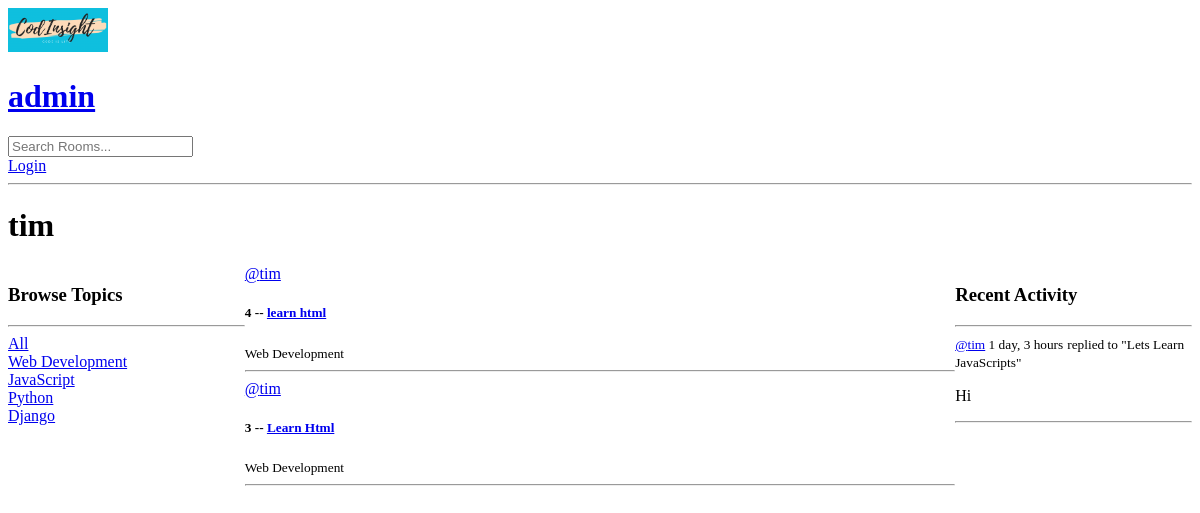
The app's page /profile/2/ with its own data.
### base/models.py (models this page shows, shortened)
class Topic(models.Model):
    name = models.CharField(max_length=200)

class Room(models.Model):
    host = models.ForeignKey(User, on_delete=models.SET_NULL, null=True)
    topic = models.ForeignKey(Topic, on_delete=models.SET_NULL, null=True)
    name = models.CharField(max_length=200)
    description = models.TextField(null=True, blank=True)
    participants = models.ManyToManyField(User, related_name='rooms', blank=True)
    updated = models.DateTimeField(auto_now=True)
    created = models.DateTimeField(auto_now_add=True)
    class Meta:
        ordering = ['-updated', '-created']
    def __str__(self):
        return self.name

class Message(models.Model):
    user = models.ForeignKey(User, on_delete=models.CASCADE)
    room = models.ForeignKey(Room, on_delete=models.CASCADE)
    body = models.TextField()
    updated = models.DateTimeField(auto_now=True)
    created = models.DateTimeField(auto_now_add=True)
    class Meta:
        ordering = ['-updated', '-created']
    def __str__(self):
        return self.body[0: 50]

### base/views.py (the view)
# urls.py: path('profile/<str:pk>/', views.userProfile, name="user-profile"),
def userProfile(request, pk):
    user = User.objects.get(id=pk)
    rooms = user.room_set.all()
    room_messages = user.message_set.all()
    topics = Topic.objects.all()
    context = {
        'user': user,
        'rooms': rooms,
        'room_messages': room_messages,
        'topics': topics,
    }
    return render(request, 'base/profile.html', context)

### base/templates/base/profile.html (shortened to what this page needs)
{% extends 'main.html' %}
{% block content%}
<h1>{{user.username}}</h1>
<div class="profile-container">
    <div>
        {% include 'base/topics.html'%}
    </div>
    <div>
        {% include 'base/feed.html' %}
    </div>
    <div>
        {% include 'base/activity.html' %}
    </div>
</div>
{% endblock%}

### base/templates/base/topics.html
<h3>Browse Topics</h3>
<hr>
<div>
    <a href="{%url 'homeAsViewName' %}">All</a>
</div>
{% for topic in topics %}
<div>
    <a href="{%url 'homeAsViewName' %}?q={{topic.name}}">{{topic.name}}</a>
</div>
{% endfor %}

### base/templates/base/feed.html (shortened to what this page needs)
<div class="">
    {% for room in rooms %}
        <div>
            <a href="{% url 'user-profile' room.host.id %}">@{{room.host.username}}</a>
            <h5>{{room.id}} -- <a href="{% url 'room' room.id%}">{{room.name}}</a> </h5>
            <small>{{room.topic.name}}</small>
        </div>
        <hr>
    {% endfor %}
</div>

### base/templates/base/activity.html (shortened to what this page needs)
<h3>Recent Activity</h3>
<hr>
{% for message in room_messages %}
<div>
    <small> <a href="{% url 'user-profile' message.user.id%}">@{{message.user}}</a>  {{message.created|timesince}}</small>
    <small>replied to "{{message.room}}"</small>
    <p>{{message}}</p>
    <hr>
</div>
{% endfor%}

### base/templates/base/profile.html (style rules this page uses)
.profile-container { display: grid; grid-template-columns: 1fr 3fr 1fr; }

### records on screen
Topic: name "Web Development"
Topic: name "JavaScript"
Topic: name "Python"
Topic: name "Django"
Room: host.username "tim", id "4", name "learn html", topic.name "Web Development"
Room: host.username "tim", id "3", name "Learn Html", topic.name "Web Development"
Message: user "tim", created "1 day, 3 hours", room "Lets Learn JavaScripts", body "Hi"

### other values on screen
{{ user.username }} "tim"
